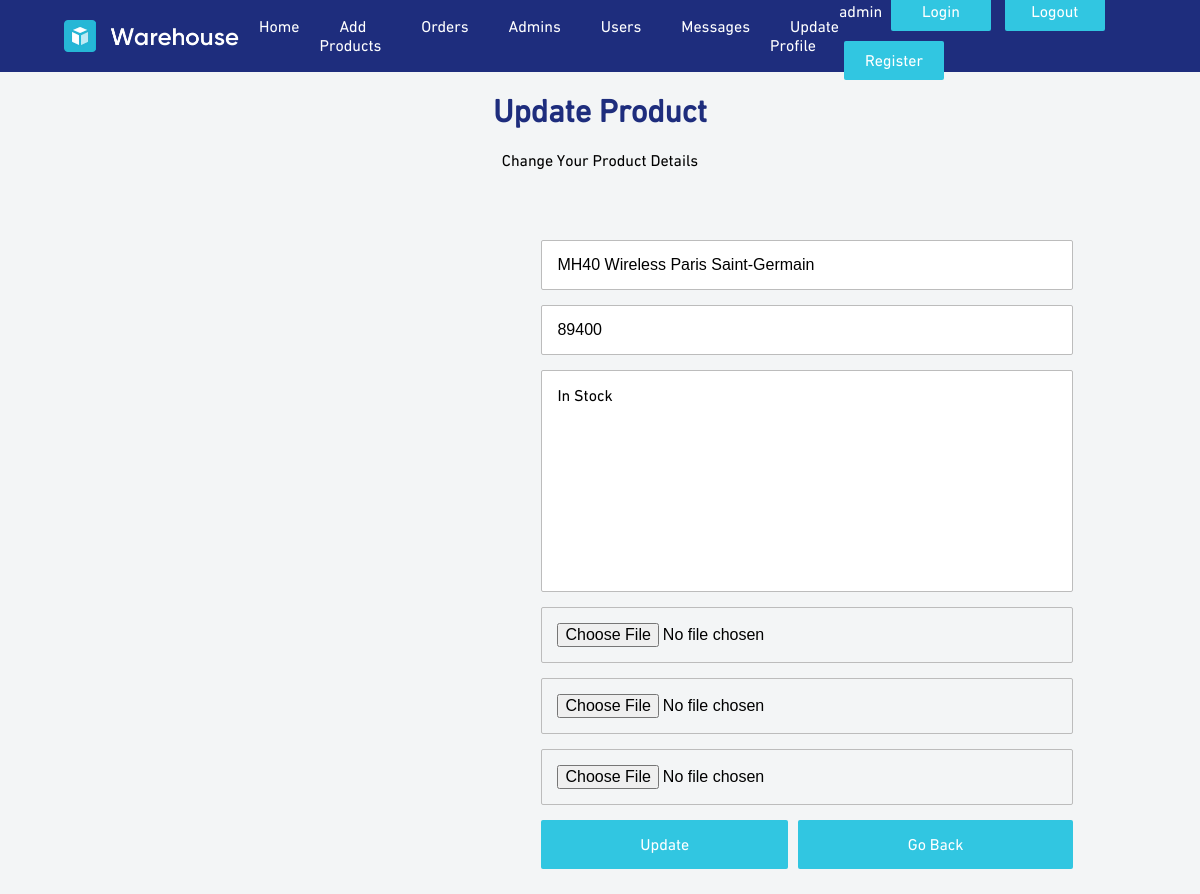
Screenshot of /admin/update_product.php?update=1 (signed in) with the database file from the repository.
### tables this page shows
CREATE TABLE `products` (
  `id` int(100) NOT NULL,
  `name` varchar(100) NOT NULL,
  `details` varchar(500) NOT NULL,
  `price` int(10) NOT NULL,
  `image_01` varchar(100) NOT NULL,
  `image_02` varchar(100) NOT NULL,
  `image_03` varchar(100) NOT NULL
);

### admin/update_product.php (the view, shortened to what this page needs)
<?php
include '../components/connect.php';
?>
<!DOCTYPE html>
<html lang="en">
<head>
   <link rel="stylesheet" href="../css/update_product.css" />
   <link rel="stylesheet" href="../css/admin_header.css" />
</head>
<body>
   <?php include '../components/admin_header.php'; ?>
   <div class="contact-form">
      <div class="header">
         <h1 class="header-1">Update Product</h1>
         <p class="header-title">Change Your Product Details</p>
      </div>
      <?php
      $update_id = $_GET['update'];
      $select_products = $conn->prepare("SELECT * FROM `products` WHERE id = ?");
      $select_products->execute([$update_id]);
      if ($select_products->rowCount() > 0) {
         while ($fetch_products = $select_products->fetch(PDO::FETCH_ASSOC)) {
      ?>
            <form action="" method="post" enctype="multipart/form-data" class="add-product">
               <div class="image_container">
                  <div class="main">
                  </div>
                  <div class="sub">
                  </div>
               </div>
               <input type="text" placeholder="Update Product Name" name="name" required maxlength="100" value="<?= $fetch_products['name']; ?>" />
               <input type="number" placeholder="Update Price Of The Product" name="price" required min="0" max="9999999999" onkeypress="if(this.value.length == 10) return false;" value="<?= $fetch_products['price']; ?>" />
               <textarea
                  name="details"
                  id=""
                  cols="30"
                  rows="10"
                  required
                  placeholder="Update Product Details"><?= $fetch_products['details']; ?></textarea>
               <input type="file" name="image_01" accept="image/jpg, image/jpeg, image/png, image/webp" />
               <input type="file" name="image_02" accept="image/jpg, image/jpeg, image/png, image/webp" />
               <input type="file" name="image_03" accept="image/jpg, image/jpeg, image/png, image/webp" />
               <div class="btn">
                  <input type="submit" name="update" class="btn_1" value="Update">
                  <a href="products.php" class="btn_2">Go Back</a>
               </div>
            </form>
      <?php
         }
      } else {
         echo '<p class="empty">no product found!</p>';
      }
      ?>
   </div>
</body>
</html>

### components/admin_header.php (shortened to what this page needs)
<header class="admin">
  <div class="nav-bar">
    <a href="dashboard.php" class="logo">
      <img class="header-logo" src="/images/Logo.webp" alt="logo" />
    </a>
    <div class="tabs">
      <ul>
        <li><a href="../admin/dashboard.php">Home</a></li>
        <li><a href="../admin/products.php">Add Products</a></li>
        <li><a href="../admin/placed_orders.php">Orders</a></li>
        <li><a href="../admin/admin_accounts.php">Admins</a></li>
        <li><a href="../admin/users_accounts.php">Users</a></li>
        <li><a href="../admin/messages.php">Messages</a></li>
        <li><a href="../admin/update_profile.php">Update Profile</a></li>
      </ul>
    </div>
    <div class="buttons">
      <?php
      $select_profile = $conn->prepare("SELECT * FROM `admins` WHERE id = ?");
      $select_profile->execute([$admin_id]);
      $fetch_profile = $select_profile->fetch(PDO::FETCH_ASSOC);
      ?>
      <?= $fetch_profile['name']; ?>
      <a href="../admin/admin_login.php"><button>Login</button></a>
      <a href="../components/admin_logout.php" onclick="return confirm('logout from the website?');"><button>Logout</button></a>
      <a href="../admin/register_admin.php"><button>Register</button></a>
    </div>
  </div>
</header>

### css/update_product.css (style rules this page uses)
body { place-items: center; gap: 50px; margin: 0; height: 100vh; background: #f3f5f6; font-family: regular; }
.header-1 { color: #1e2d7d; }
.add-product { width: 50%; padding: 2% 39%; }
input,select,textarea { display: block; margin-bottom: 15px; width: 500px; border-radius: 2px; padding: 15px; font-size: medium; border: 1px solid rgb(188, 188, 188); transition: border-color 0.15s; }
.sub { display: flex; justify-content: left; }
input::placeholder { font-family: regular; }
button { background-color: #31c6e1; color: white; font-weight: 500; margin-bottom: 15px; border-radius: 2px; width: 260.8px; padding: 15px; font-size: medium; font-family: regular; cursor: pointer; border: 0; }
.btn { display: flex; width: 531.6px; }
.btn_1 { background-color: #31c6e1; color: white; font-weight: 500; margin-bottom: 15px; border-radius: 2px; width: 260.5px; padding: 15px; font-size: medium; font-family: regular; cursor: pointer; border: 0; margin-right: 5px; }
a { text-decoration-line: none; text-align: center; }
.btn_2 { background-color: #31c6e1; color: white; font-weight: 500; margin-left: 5px; margin-bottom: 15px; width: 260.5px; border-radius: 2px; padding: 15px; font-size: medium; font-family: regular; cursor: pointer; border: 0; }
.footer,.header { text-align: center; }
.header-title { margin-bottom: 25px; }
textarea { font-family: regular; resize: none; }
@media (width >= 500px) { body { padding: 0; } }

### css/admin_header.css (style rules this page uses)
body { font-family: regular; margin: 0; padding: 0; background: #f3f5f6; }
.admin .nav-bar { display: flex; font-family: regular; align-items: center; color: white; background-color: #1e2d7d; height: 4.5rem; justify-content: space-between; width: 100vw; margin-top: 0px; }
.admin ul { display: flex; list-style: none; padding-left: 0px; }
.admin a { text-decoration-line: none; color: white; }
.admin li a { padding: 0 20px; }
.admin .header-logo { width: 175px; margin-left: 4rem; }
.admin .logo { display: flex; align-items: center; justify-content: center; column-gap: 1rem; }
.admin .nav-bar button { border: none; font-family: regular; padding: 10px; font-size: medium; background-color: #31c6e1; color: white; border-radius: 2px; cursor: pointer; width: 100px; margin: 5px; }
.admin .buttons { margin-right: 4rem; }

### rows the page displays
products: name "MH40 Wireless Paris Saint-Germain", price "89400", details "In Stock"

### other values shown
$fetch_profile['name'] "admin"
